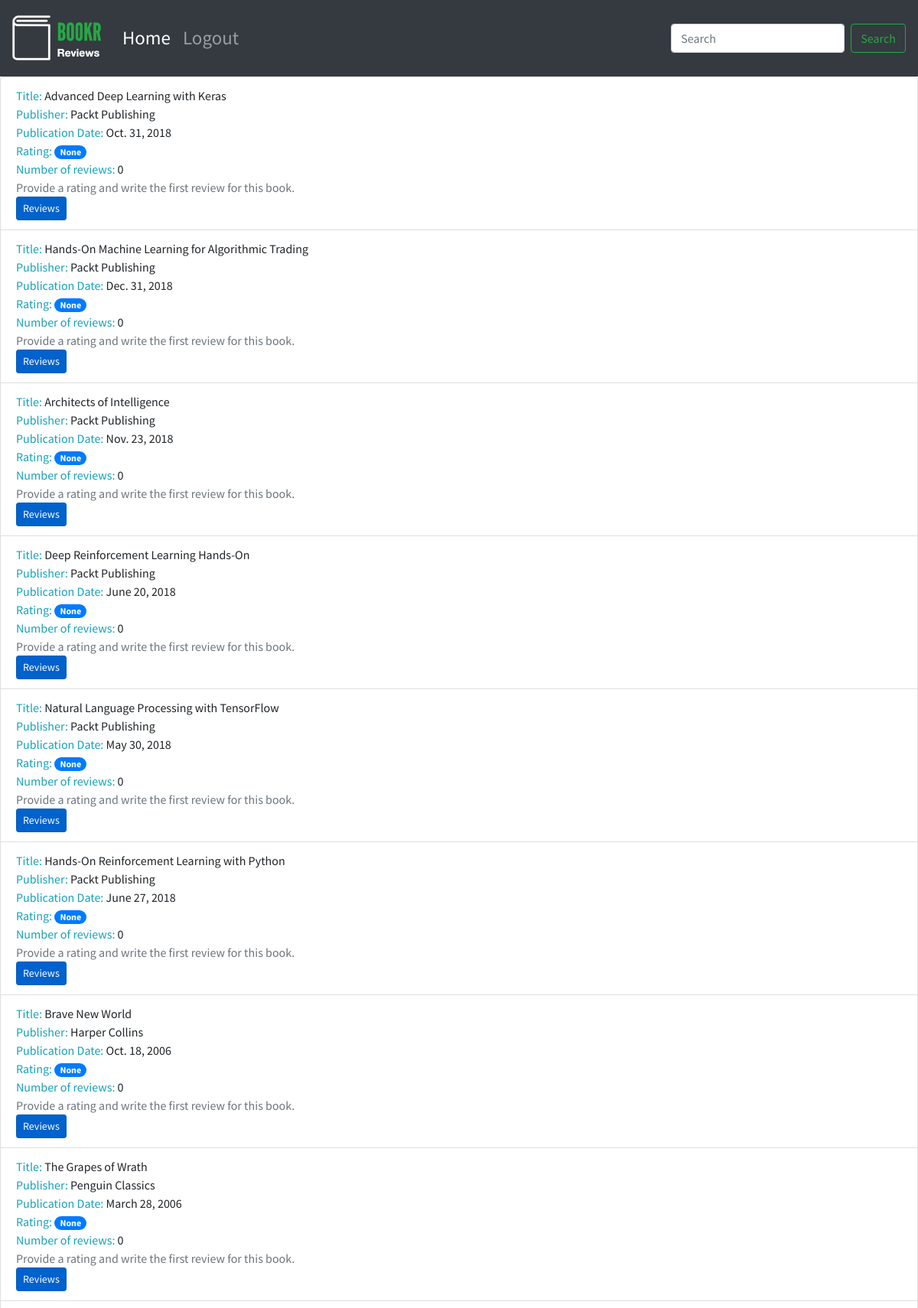
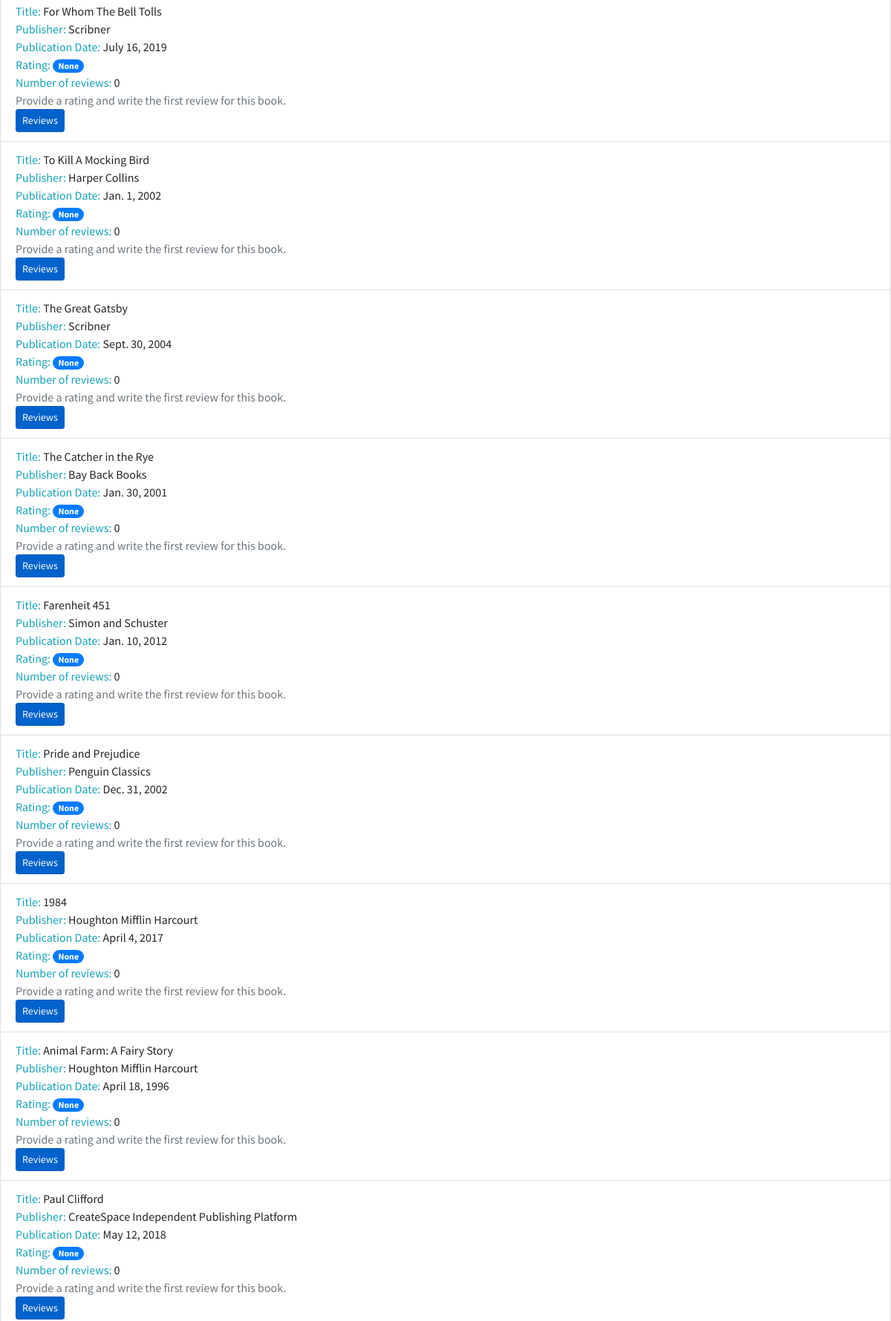
The page /books/ (upper part) on the database its author committed (2 pictures, top to bottom).
### reviews/models.py (models this page shows, shortened)
class Book(models.Model):
    title = models.CharField(max_length=70, help_text="The title of the book.")
    publication_date = models.DateField(verbose_name="Date the book was published.")
    isbn = models.CharField(max_length=20, verbose_name="ISBN number of the book.")
    publisher = models.ForeignKey(Publisher, on_delete=models.CASCADE)
    contributors = models.ManyToManyField('Contributor', through="BookContributor")

class Publisher(models.Model):
    name = models.CharField(max_length=50, help_text="The name of the Publisher.")
    website = models.URLField(help_text="The Publisher's website")
    email = models.EmailField(help_text="The Publisher's email address")
    def __str__(self):
        return self.name

### reviews/views.py (the view)
# urls.py: path('books/', views.book_list, name='book_list'),
def book_list(request):
    books = Book.objects.all()
    book_list = []
    for book in books:
        reviews = book.review_set.all()
        if reviews:
            book_rating = average_rating([review.rating for review in reviews])
            number_of_reviews = len(reviews)
        else:
            book_rating = None
            number_of_reviews = 0
        book_list.append({'book': book,
                          'book_rating': book_rating,
                          'number_of_reviews': number_of_reviews})
    context = {
        'book_list': book_list
    }
    return render(request, 'reviews/books_list.html', context)

### reviews/templates/reviews/books_list.html (shortened to what this page needs)
{% extends 'reviews/base.html' %}
{% block content %}
<ul class="list-group">
  {% for item in book_list %}
  <li class="list-group-item">
      <span class="text-info">Title: </span> <span>{{ item.book.title }}</span>
      <br>
      <span class="text-info">Publisher: </span><span>{{ item.book.publisher }}</span>
      <br>
      <span class="text-info">Publication Date: </span><span>{{ item.book.publication_date }}</span>
      <br>
      <span class="text-info">Rating: </span><span class="badge badge-primary badge-pill">{{ item.book_rating }}</span>
      <br>
      <span class="text-info">Number of reviews: </span><span>{{ item.number_of_reviews }}</span>
      <br>
      {% if not item.book_rating %}
      <span class="text-secondary">Provide a rating and write the first review for this book.</span>
      <br>
      {% endif %}
      <a class="btn btn-primary btn-sm active" role="button" href="/book/{{ item.book.id }}">Reviews</a></li>
  {% endfor %}
</ul>
{% endblock %}

### reviews/templates/reviews/base.html
{% extends 'base.html' %}
{% load static %}
{% block brand %}<img src="{% static 'reviews/logo.png' %}">{% endblock %}

### templates/base.html (shortened to what this page needs)
<!doctype html>
{% load static %}
<html lang="en">
  <head>
    <link rel="stylesheet" href="https://stackpath.bootstrapcdn.com/bootstrap/4.4.1/css/bootstrap.min.css">
    <link rel="stylesheet" href="https://cdnjs.cloudflare.com/ajax/libs/font-awesome/4.7.0/css/font-awesome.min.css">
    <link rel="stylesheet" href="{% static 'main.css'%}">
  </head>
  <body>
        <nav class="navbar navbar-expand-sm navbar-dark bg-dark sticky-top">
          <a class="navbar-brand" href="/">{% block brand %}<img src="{% static 'logo.png' %}">{% endblock %}</a>
          <div class="collapse navbar-collapse" id="navbarSupportedContent">
            <ul class="navbar-nav mr-auto">
              <li class="nav-item active">
                <a class="nav-link" href="/books/">Home <span class="sr-only">(current)</span></a>
              </li>
              <li class="nav-item">
                <a class="nav-link" href="#">Logout</a>
              </li>
            </ul>
            <form class="form-inline my-2 my-lg-0">
              <input class="form-control mr-sm-2" type="search" placeholder="Search" aria-label="Search">
              <button class="btn btn-outline-success my-2 my-sm-0" type="submit">Search</button>
            </form>
          </div>
        </nav>
        {% block content %}{% endblock %}
  </body>
</html>

### static/main.css (style rules this page uses)
.navbar { min-height: 100px; font-size: 25px; }
.navbar-brand { font-size: 25px; }
.navbar-brand > img { height: 60px; }
body { font-family: 'Source Sans Pro', sans-serif; background-color: #e6efe8 color: #393939; }

### rows shown on the page
Book: book "Advanced Deep Learning with Keras", book.publisher "Packt Publishing", book.publication_date "Oct. 31, 2018", book_rating "None", number_of_reviews "0"
Book: book "Hands-On Machine Learning for Algorithmic Trading", book.publisher "Packt Publishing", book.publication_date "Dec. 31, 2018", book_rating "None", number_of_reviews "0"
Book: book "Architects of Intelligence", book.publisher "Packt Publishing", book.publication_date "Nov. 23, 2018", book_rating "None", number_of_reviews "0"
Book: book "Deep Reinforcement Learning Hands-On", book.publisher "Packt Publishing", book.publication_date "June 20, 2018", book_rating "None", number_of_reviews "0"
Book: book "Natural Language Processing with TensorFlow", book.publisher "Packt Publishing", book.publication_date "May 30, 2018", book_rating "None", number_of_reviews "0"
Book: book "Hands-On Reinforcement Learning with Python", book.publisher "Packt Publishing", book.publication_date "June 27, 2018", book_rating "None", number_of_reviews "0"
Book: book "Brave New World", book.publisher "Harper Collins", book.publication_date "Oct. 18, 2006", book_rating "None", number_of_reviews "0"
Book: book "The Grapes of Wrath", book.publisher "Penguin Classics", book.publication_date "March 28, 2006", book_rating "None", number_of_reviews "0"
Book: book "For Whom The Bell Tolls", book.publisher "Scribner", book.publication_date "July 16, 2019", book_rating "None", number_of_reviews "0"
Book: book "To Kill A Mocking Bird", book.publisher "Harper Collins", book.publication_date "Jan. 1, 2002", book_rating "None", number_of_reviews "0"
Book: book "The Great Gatsby", book.publisher "Scribner", book.publication_date "Sept. 30, 2004", book_rating "None", number_of_reviews "0"
Book: book "The Catcher in the Rye", book.publisher "Bay Back Books", book.publication_date "Jan. 30, 2001", book_rating "None", number_of_reviews "0"
Book: book "Farenheit 451", book.publisher "Simon and Schuster", book.publication_date "Jan. 10, 2012", book_rating "None", number_of_reviews "0"
Book: book "Pride and Prejudice", book.publisher "Penguin Classics", book.publication_date "Dec. 31, 2002", book_rating "None", number_of_reviews "0"
Book: book "1984", book.publisher "Houghton Mifflin Harcourt", book.publication_date "April 4, 2017", book_rating "None", number_of_reviews "0"
Book: book "Animal Farm: A Fairy Story", book.publisher "Houghton Mifflin Harcourt", book.publication_date "April 18, 1996", book_rating "None", number_of_reviews "0"
Book: book "Paul Clifford", book.publisher "CreateSpace Independent Publishing Platform", book.publication_date "May 12, 2018", book_rating "None", number_of_reviews "0"
